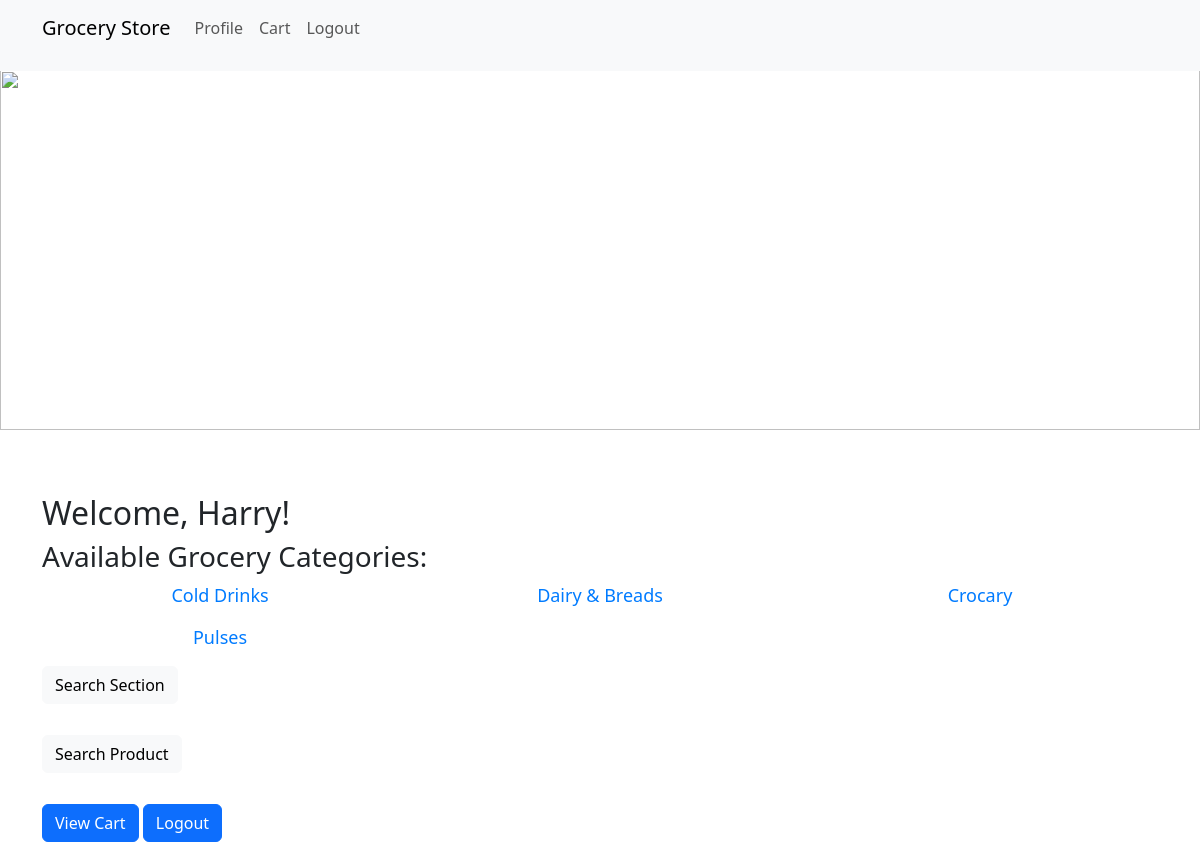
Page /user_dashboard (signed in) on the earlier database version.
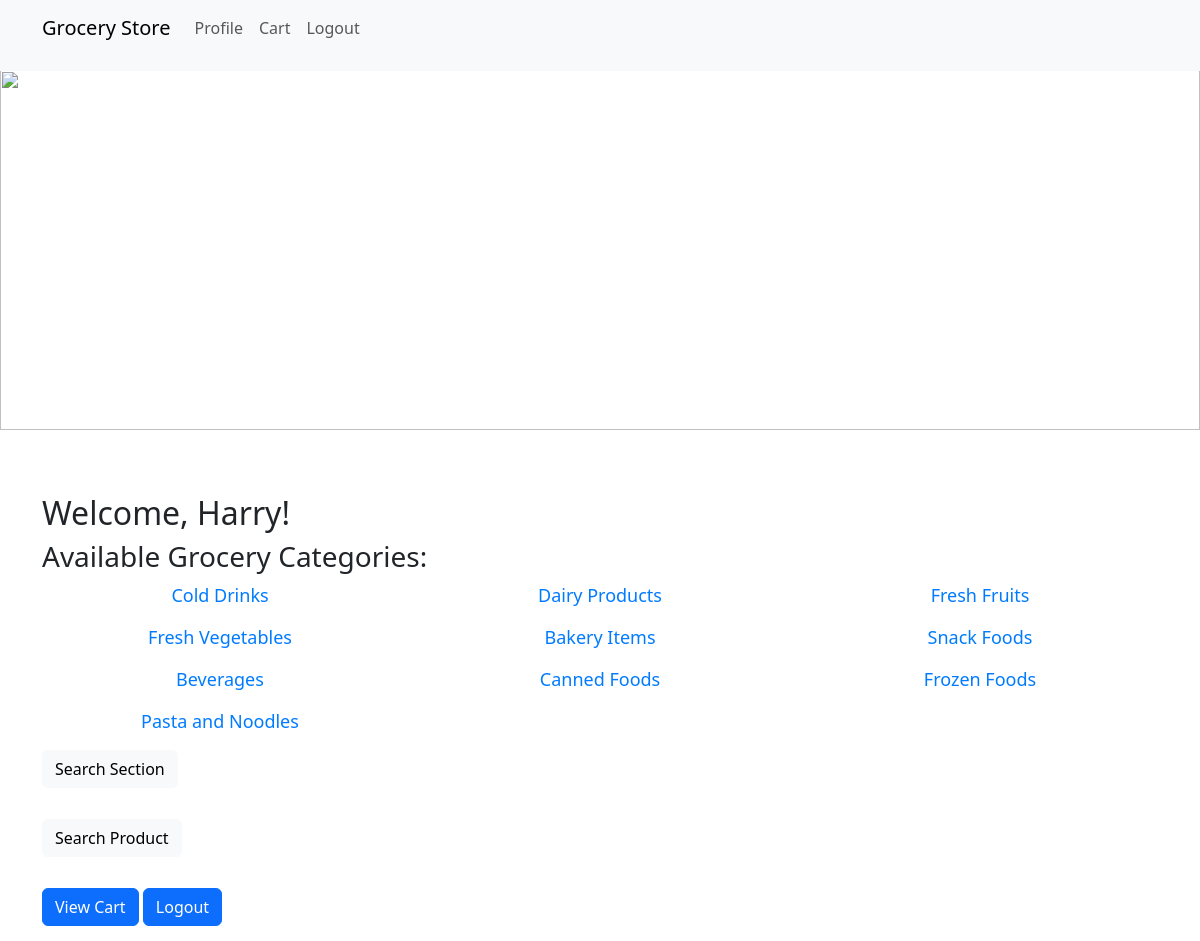
Same page on the later database version.
### application/models.py (models this page shows)
class Sections(db.Model):
    __tablename__ = "sections"
    section_id = db.Column(db.Integer, primary_key=True, autoincrement=True)
    section_name = db.Column(db.String(200), nullable=False)
    number_of_products = db.Column(db.Integer)

### application/controllers.py (the view)
@app.route("/user_dashboard")
@login_required
def user_dashboard():
    sections = Sections.query.all()
    return render_template('user_dashboard.html', sections=sections)

### application/controllers.py (called while the page is built)
@login_manager.user_loader
def load_user(user_id):
    return Users.query.get(int(user_id))

### templates/user_dashboard.html (shortened to what this page needs)
<!DOCTYPE html>
<html>
<head>
    <link href="https://cdn.jsdelivr.net/npm/bootstrap@5.3.0/dist/css/bootstrap.min.css" rel="stylesheet">
    <link rel="stylesheet" type="text/css" href="{{ url_for('static', filename='styles.css') }}">
</head>
<body>
    {% include 'header.html' %}
    {% include 'banner.html' %}
    <div class="container mt-5">
        <h2>Welcome, {{ current_user.user_name }}!</h2>
        <h3>Available Grocery Categories:</h3>
        <div class="row">
            {% for section in sections %}
            <div class="col-md-4">
                <a href="{{ url_for('products_of_section', section_id=section.section_id) }}" class="">{{ section.section_name }}</a>
            </div>
            {% endfor %}
        </div>
        <div class="">
        <p><a href="{{ url_for('search_section') }}" class="btn btn-light " >Search Section</a></p>
        <p><a href="{{ url_for('search_product') }}" class="btn btn-light " >Search Product</a></p>
        <a href="{{ url_for('view_cart') }}" class="btn btn-primary btn-block" >View Cart</a>
        <a href="{{ url_for('logout') }}" class="btn btn-primary btn-block" >Logout</a>
        </div>
    </div>
</body>
</html>

Differences in the rows shown:
changed Sections: section_name "Dairy & Breads" → "Dairy Products"
changed Sections: section_name "Crocary" → "Fresh Fruits"
changed Sections: section_name "Pulses" → "Fresh Vegetables"
added Sections: section_name "Bakery Items"
added Sections: section_name "Snack Foods"
added Sections: section_name "Beverages"
added Sections: section_name "Canned Foods"
added Sections: section_name "Frozen Foods"
added Sections: section_name "Pasta and Noodles"
